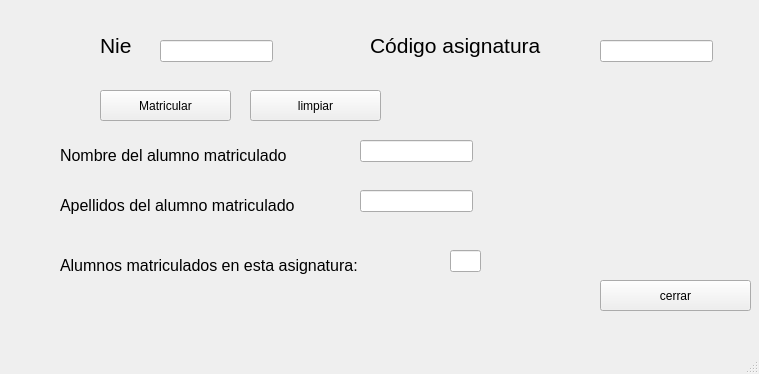
<?xml version="1.0" encoding="UTF-8"?>
<ui version="4.0">
 <class>MainWindow</class>
 <widget class="QMainWindow" name="MainWindow">
  <property name="geometry">
   <rect>
    <x>0</x>
    <y>0</y>
    <width>759</width>
    <height>374</height>
   </rect>
  </property>
  <property name="windowTitle">
   <string>MainWindow</string>
  </property>
  <widget class="QWidget" name="centralwidget">
   <widget class="QLabel" name="label">
    <property name="geometry">
     <rect>
      <x>100</x>
      <y>30</y>
      <width>71</width>
      <height>31</height>
     </rect>
    </property>
    <property name="font">
     <font>
      <pointsize>16</pointsize>
     </font>
    </property>
    <property name="text">
     <string>Nie</string>
    </property>
   </widget>
   <widget class="QLabel" name="label_2">
    <property name="geometry">
     <rect>
      <x>370</x>
      <y>20</y>
      <width>221</width>
      <height>51</height>
     </rect>
    </property>
    <property name="font">
     <font>
      <pointsize>16</pointsize>
     </font>
    </property>
    <property name="text">
     <string>Código asignatura</string>
    </property>
   </widget>
   <widget class="QPushButton" name="pushButton">
    <property name="geometry">
     <rect>
      <x>100</x>
      <y>90</y>
      <width>131</width>
      <height>31</height>
     </rect>
    </property>
    <property name="text">
     <string>Matricular</string>
    </property>
   </widget>
   <widget class="QPushButton" name="pushButton_2">
    <property name="geometry">
     <rect>
      <x>250</x>
      <y>90</y>
      <width>131</width>
      <height>31</height>
     </rect>
    </property>
    <property name="text">
     <string>limpiar</string>
    </property>
   </widget>
   <widget class="QPushButton" name="pushButton_3">
    <property name="geometry">
     <rect>
      <x>600</x>
      <y>280</y>
      <width>151</width>
      <height>31</height>
     </rect>
    </property>
    <property name="text">
     <string>cerrar</string>
    </property>
   </widget>
   <widget class="QLineEdit" name="lineEdit">
    <property name="geometry">
     <rect>
      <x>160</x>
      <y>40</y>
      <width>113</width>
      <height>22</height>
     </rect>
    </property>
   </widget>
   <widget class="QLineEdit" name="lineEdit_2">
    <property name="geometry">
     <rect>
      <x>600</x>
      <y>40</y>
      <width>113</width>
      <height>22</height>
     </rect>
    </property>
   </widget>
   <widget class="QLabel" name="label_3">
    <property name="geometry">
     <rect>
      <x>60</x>
      <y>140</y>
      <width>291</width>
      <height>31</height>
     </rect>
    </property>
    <property name="font">
     <font>
      <pointsize>12</pointsize>
     </font>
    </property>
    <property name="text">
     <string>Nombre del alumno matriculado</string>
    </property>
   </widget>
   <widget class="QLabel" name="label_4">
    <property name="geometry">
     <rect>
      <x>60</x>
      <y>190</y>
      <width>301</width>
      <height>31</height>
     </rect>
    </property>
    <property name="font">
     <font>
      <pointsize>12</pointsize>
     </font>
    </property>
    <property name="text">
     <string>Apellidos del alumno matriculado</string>
    </property>
   </widget>
   <widget class="QLineEdit" name="lineEdit_3">
    <property name="geometry">
     <rect>
      <x>360</x>
      <y>140</y>
      <width>113</width>
      <height>22</height>
     </rect>
    </property>
   </widget>
   <widget class="QLineEdit" name="lineEdit_4">
    <property name="geometry">
     <rect>
      <x>360</x>
      <y>190</y>
      <width>113</width>
      <height>22</height>
     </rect>
    </property>
   </widget>
   <widget class="QLineEdit" name="lineEdit_5">
    <property name="geometry">
     <rect>
      <x>450</x>
      <y>250</y>
      <width>31</width>
      <height>22</height>
     </rect>
    </property>
   </widget>
   <widget class="QLabel" name="label_5">
    <property name="geometry">
     <rect>
      <x>60</x>
      <y>250</y>
      <width>381</width>
      <height>31</height>
     </rect>
    </property>
    <property name="font">
     <font>
      <pointsize>12</pointsize>
     </font>
    </property>
    <property name="text">
     <string>Alumnos matriculados en esta asignatura:</string>
    </property>
   </widget>
  </widget>
  <widget class="QMenuBar" name="menubar">
   <property name="geometry">
    <rect>
     <x>0</x>
     <y>0</y>
     <width>759</width>
     <height>26</height>
    </rect>
   </property>
  </widget>
  <widget class="QStatusBar" name="statusbar"/>
 </widget>
 <resources/>
 <connections/>
</ui>
